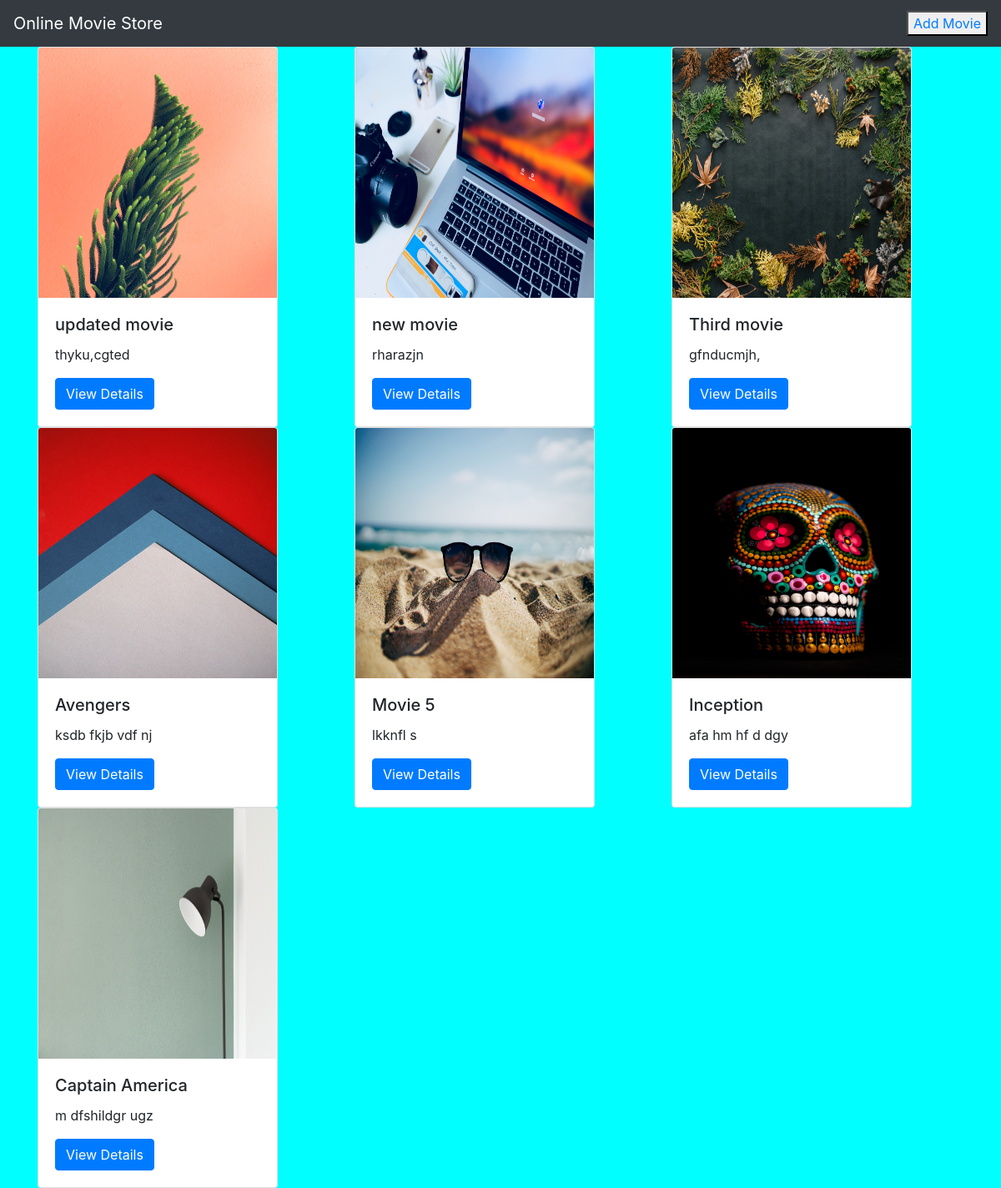
The page / on the database its author committed.
### movieapp/models.py (models this page shows, shortened)
class Movie(models.Model):
    name=models.CharField(max_length=250)
    desc=models.TextField()
    year=models.IntegerField()
    img=models.ImageField(upload_to='gallery')

### movieapp/views.py (the view)
# urls.py: path('',views.index,name='index'),
def index(request):
    movie=Movie.objects.all()
    context={
        'movie_list':movie
    }
    return render(request,'index.html',context)

### templates/index.html
{% extends 'base.html' %}
{% block body %}
<div class="container">
    <div class="row">{% for i in movie_list %}
        <div class="col-md-4">
            <div class="card" style="width: 18rem;">
  <img class="card-img-top" src="{{i.img.url}}" alt="Card image cap" width="100px" height="300px">
  <div class="card-body">
    <h5 class="card-title">{{i.name}}</h5>
    <p class="card-text">{{i.desc}}</p>
    <a href="{% url 'movieapp:details' i.id %}" class="btn btn-primary">View Details</a>
  </div>
</div>
        </div>
        {% endfor %}
    </div>
</div>
{% endblock %}

### templates/base.html (shortened to what this page needs)
{% load static %}
<!DOCTYPE html>
<html lang="en">
<head>
    <link rel="stylesheet" href="https://cdn.jsdelivr.net/npm/bootstrap@4.0.0/dist/css/bootstrap.min.css">
    <link rel="stylesheet" href="{% static 'style.css' %}">
</head>
<body>
<nav class="navbar navbar-dark bg-dark">
  <a class="navbar-brand" href="#">
      Online Movie Store
  </a>
    <button><a href="{% url 'movieapp:add_movie' %}">Add Movie</a></button>
</nav>
{% block body %}
{% endblock %}
</body>
</html>

### static/style.css (style rules this page uses)
body { background-color:aqua; }

### rows shown on the page
Movie: img (picture), name "updated movie", desc "thyku,cgted"
Movie: img (picture), name "new movie", desc "rharazjn"
Movie: img (picture), name "Third movie", desc "gfnducmjh,"
Movie: img (picture), name "Avengers", desc "ksdb fkjb vdf nj"
Movie: img (picture), name "Movie 5", desc "lkknfl s"
Movie: img (picture), name "Inception", desc "afa hm hf d dgy"
Movie: img (picture), name "Captain America", desc "m dfshildgr ugz"
